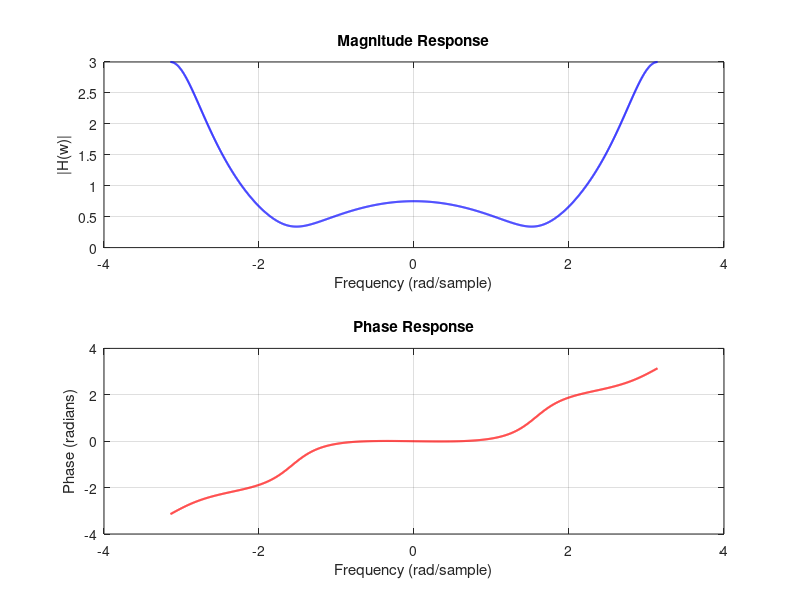
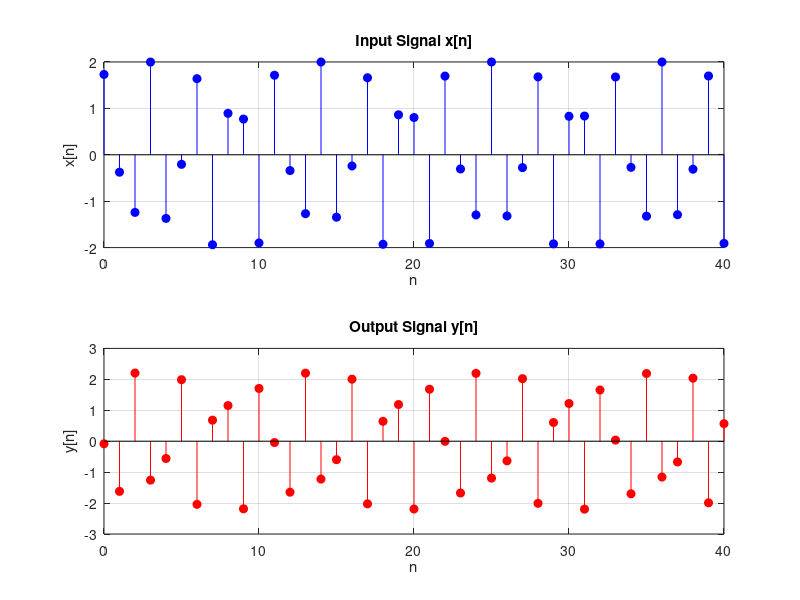

The MATLAB source for these figures, in order:
clc;
clear;
close all;

%% Part 1: Frequency Response H(w)
% Define frequency range
w = linspace(-pi, pi, 2000);

% Define system frequency response
H = (4 + 2*exp(-1j*2*w)) ./ (3 + 5*exp(-1j*w));

% Plot Magnitude and Phase Response
figure(1);

subplot(2,1,1);
plot(w, abs(H), 'b', 'LineWidth', 1.5);
grid on;
xlabel('Frequency (rad/sample)');
ylabel('|H(w)|');
title('Magnitude Response');

subplot(2,1,2);
plot(w, unwrap(angle(H)), 'r', 'LineWidth', 1.5);
grid on;
xlabel('Frequency (rad/sample)');
ylabel('Phase (radians)');
title('Phase Response');


%% Part 2: System Response to Input x[n]
% Time index and input signal parameters
n = 0:40;
x = 2 * cos(4*n + pi/6);
w0 = 4;

% System response at frequency w0 = 4
H0 = (4 + 2*exp(-1j*2*w0)) / (3 + 5*exp(-1j*w0));

% Output magnitude and phase
A = 2 * abs(H0);
phi = pi/6 + angle(H0);

% Compute output signal y[n]
y = A * cos(w0*n + phi);

% Display numerical results
fprintf('H(4) = %.6f + %.6fj\n', real(H0), imag(H0));
fprintf('Magnitude of H(4) = %.6f\n', abs(H0));
fprintf('Phase of H(4) = %.6f radians\n', angle(H0));
fprintf('Output amplitude = %.6f\n', A);
fprintf('Output phase = %.6f radians\n', phi);

% Plot Input and Output signals
figure(2);

subplot(2,1,1);
stem(n, x, 'filled', 'b');
grid on;
xlabel('n');
ylabel('x[n]');
title('Input Signal x[n]');

subplot(2,1,2);
stem(n, y, 'filled', 'r');
grid on;
xlabel('n');
ylabel('y[n]');
title('Output Signal y[n]');
